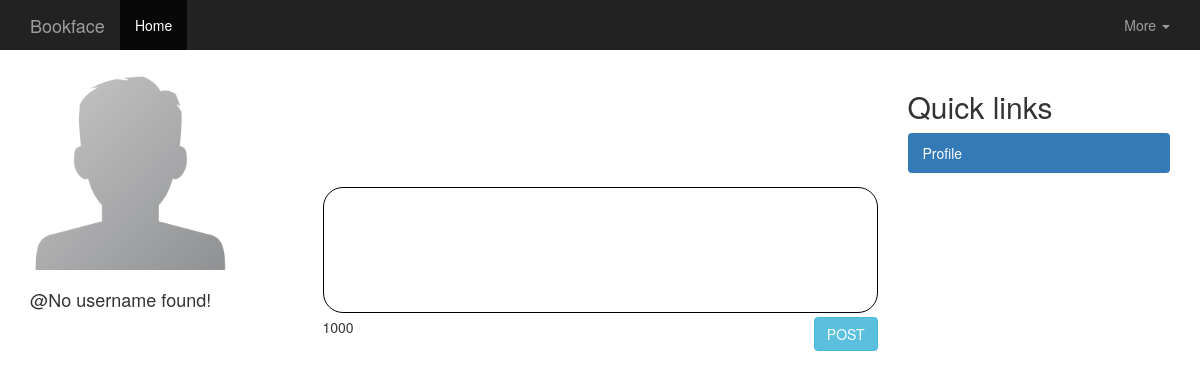
The app's page /profile.php?username=andreeacorha (signed in), older data.
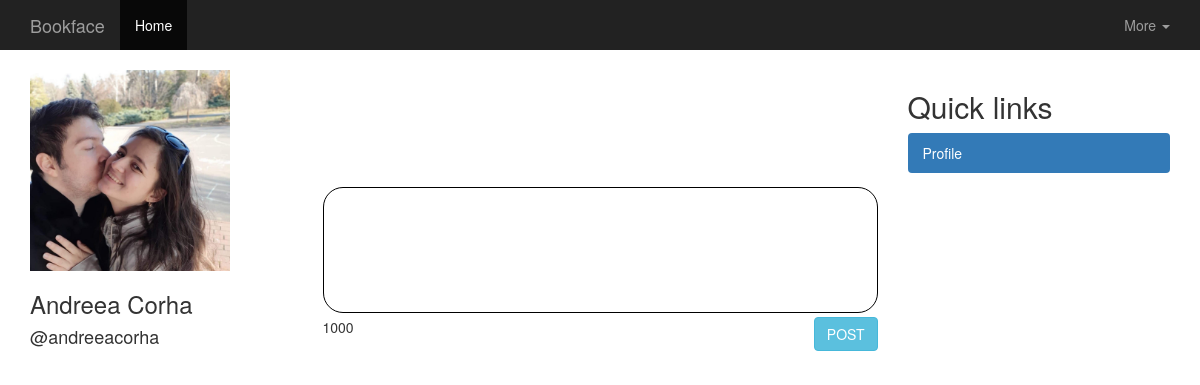
The same page, newer data.
### tables this page shows
CREATE TABLE IF NOT EXISTS `user_settings` (
  `id` int(11) NOT NULL,
  `uid` int(11) NOT NULL,
  `avatar` text NOT NULL,
  `lastTimeChanged` datetime NOT NULL DEFAULT CURRENT_TIMESTAMP
);

CREATE TABLE IF NOT EXISTS `users` (
  `id` int(11) NOT NULL,
  `username` varchar(125) NOT NULL,
  `fname` varchar(125) NOT NULL,
  `lname` varchar(125) NOT NULL,
  `gender` tinyint(4) NOT NULL,
  `password` varchar(255) NOT NULL,
  `active` tinyint(4) NOT NULL DEFAULT '0',
  `dateCreated` datetime NOT NULL DEFAULT CURRENT_TIMESTAMP
);

### connDB.php (called while the page is built, shortened)
<?php
try
{
    $user = "root";
    $pass = "mysql";
    $conn = new PDO("mysql:host=localhost;dbname=proiecttw;charset=utf8", $user, $pass);
} catch(PDOException $e)
{
    echo $e->getMessage();
}
include_once 'class/User.php';
$user = new User($conn);
?>

### class/User.php (the view, shortened to what this page needs)
<?php
class User
{
    function __construct($conn)
    {
        $this->db = $conn;
    }
    public function getFullName($uid)
    {
        try
        {
            $statement = $this->db->prepare("SELECT * FROM users WHERE id = :uid");
            $statement->bindParam(":uid", $uid, PDO::PARAM_INT);
            $statement->execute();
            $row=$statement->fetch(PDO::FETCH_ASSOC);
            if($statement->rowCount() > 0)
            {
                echo $row['fname'] . ' ' . $row['lname'];
            }
        } catch(PDOException $e)
        {
            echo $e->getMessage();
        }
    }
    public function getUID($username)
    {
        try
        {
            $statement = $this->db->prepare("SELECT * FROM users WHERE username=:username");
            $statement->bindParam(":username", $username, PDO::PARAM_STR);
            $statement->execute();
            $row=$statement->fetch(PDO::FETCH_ASSOC);
            if($statement->rowCount() > 0)
            {
                return $row['id'];
            }
        } catch(PDOException $e)
        {
            echo $e->getMessage();
        }
    }
    public function getUsername($uid)
    {
        try
        {
            $statement = $this->db->prepare("SELECT * FROM users WHERE id=:uid");
            $statement->bindParam(':uid', $uid, PDO::PARAM_STR);
            $statement->execute();
            $row = $statement->fetch(PDO::FETCH_ASSOC);
            if($statement->rowCount() > 0)
            {
                echo $row['username'];
            }
            else
            {
                echo "No username found!";
            }
        } catch(PDOException $e)
        {
            echo $e->getMessage();
        }
    }
}
?>

### header.php (shortened to what this page needs)
<?php
include 'connDB.php';
?>
<!doctype html>
<html lang="en">
  <head>
    <link rel="stylesheet" href="css/activation.css" />
    <link rel="stylesheet" href="https://stackpath.bootstrapcdn.com/bootstrap/3.4.1/css/bootstrap.min.css">
    <link rel="stylesheet" href="css/font-awesome.min.css">
  </head>
  <body>
    <nav class="navbar-inverse">
        <div class="container-fluid">
          <div class="navbar-header">
            <a class="navbar-brand" href="index">Bookface</a>
          </div>
          <div class="collapse navbar-collapse" id="bs-example-navbar-collapse-1">
            <ul class="nav navbar-nav">
              <li class="active"><a href="index">Home <span class="sr-only">(current)</span></a></li>
            </ul>
              <ul class="nav navbar-nav navbar-right">
              <li class="dropdown">
                <a href="#" class="dropdown-toggle" data-toggle="dropdown" role="button" aria-haspopup="true" aria-expanded="false">More <span class="caret"></span></a>
              </li>
            </ul>
          </div>
        </div>
      </nav>
      <br>

### profile.php (shortened to what this page needs)
<?php
include 'header.php';
$active = 1;
?>
<div class="container">
    <div class="row">
        <div class="col-sm-3 upPro">
            <?php include 'profilepic.php'; ?>
        </div>
        <div class="col-sm-6" style="padding-top: 10%">
            <?php include 'addPOST.php'; ?>
            <div class="row">
            <br><br>
            </div>
        </div>
        <div class="col-sm-3">
            <?php include 'sidebar.php'; ?>
        </div>
    </div>
</div>
<?php
include 'footer.php';
?>

### profilepic.php (shortened to what this page needs)
<?php
include_once 'connDB.php';
if(isset($_GET['username']))
{
    $uid = $user->getUID($_GET['username']);
}
else
{
    $uid = $_SESSION['user'];
}
try
{
    $statement = $conn->prepare("SELECT * FROM user_settings WHERE uid=:uid");
    $statement->bindParam(':uid', $uid, PDO::PARAM_INT);
    $statement->execute();
    $row = $statement->fetch(PDO::FETCH_ASSOC);
    $statement2 = $conn->prepare("SELECT * FROM users WHERE id=:uid");
    $statement2->bindParam(':uid', $uid, PDO::PARAM_INT);
    $statement2->execute();
    $row2 = $statement2->fetch(PDO::FETCH_ASSOC);
    if($statement->rowCount() > 0)
    {
        ?>
            <img id="tt" class="mmm" src="<?php echo $row['avatar']; ?>" width="200px">
        <?php
    }
    else
    {
        $gender = $row2['gender'];
        if($gender == 0)
        {
        ?>
            <img id="tt" class="mmm" src="users/maleDP.png" width="200px" alt="">
        <?php
        }
        else
        {
            ?>
              <img id="tt" class="mmm" src="users/femaleDP.jpg" width="200px" alt="">
            <?php
        }
    }
} catch(PDOException $e)
{
    echo $e->getMessage();
}
?>
<div class="container">
    <div class="row">
        <h3>
            <?php echo $user->getFullName($uid); ?>
        </h3>
        <h4>
            @<?php echo $user->getUsername($uid); ?>
        </h4>
    </div>
</div>

### addPOST.php (shortened to what this page needs)
<form id="ssForm">
        <textarea name="writeaPost" id="post" class="wPOST" onkeydown="countChar(this)" onkeyup="countChar(this)" max="1000" maxlength="1000" cols="70" rows="6" style="width: 100%; border: 0.5px solid black;resize: none; border-radius: 20px;" spellcheck="false"></textarea>
        <span style="float: left;" id="counter"></span>
        <input type="submit" id="writePost" style="float: right" class="btn btn-info" value="POST">
        </form>

### sidebar.php (shortened to what this page needs)
<h2>Quick links</h2>
<ul class="nav nav-pills nav-stacked">
    <li class="<?php echo (@$active==1) ? 'active' : ''; ?>"><a href="profile">Profile</a></li>
</ul>

### footer.php (shortened to what this page needs)
  </body>
</html>

### profilepic.php (style rules this page uses)
#tt { cursor: pointer; }
#tt { cursor: default !important; }

Row changes from the older to the newer data that the page shows:
added user_settings: avatar (picture)
added users: fname "Andreea", lname "Corha", username "andreeacorha"
Text that changed along with them:
text no longer shown: "No username found!"
